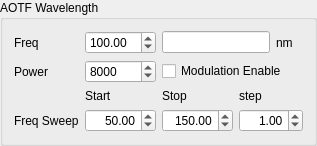
        <widget class="QGroupBox" name="groupBox">
         <property name="title">
          <string>AOTF Wavelength</string>
         </property>
         <layout class="QGridLayout" name="gridLayout_6">
          <item row="0" column="1">
           <widget class="QDoubleSpinBox" name="atof_freq_doubleSpinBox">
            <property name="keyboardTracking">
             <bool>false</bool>
            </property>
            <property name="minimum">
             <double>10.000000000000000</double>
            </property>
            <property name="maximum">
             <double>1000.000000000000000</double>
            </property>
            <property name="value">
             <double>100.000000000000000</double>
            </property>
           </widget>
          </item>
          <item row="0" column="2" colspan="2">
           <widget class="QLineEdit" name="aotf_freq_set_lineEdit">
            <property name="focusPolicy">
             <enum>Qt::NoFocus</enum>
            </property>
           </widget>
          </item>
          <item row="1" column="0">
           <widget class="QLabel" name="label_6">
            <property name="text">
             <string>Power</string>
            </property>
           </widget>
          </item>
          <item row="0" column="0">
           <widget class="QLabel" name="label_5">
            <property name="text">
             <string>Freq</string>
            </property>
           </widget>
          </item>
          <item row="2" column="3">
           <widget class="QLabel" name="label_19">
            <property name="text">
             <string>step</string>
            </property>
           </widget>
          </item>
          <item row="2" column="1">
           <widget class="QLabel" name="label_18">
            <property name="text">
             <string>Start</string>
            </property>
           </widget>
          </item>
          <item row="2" column="2">
           <widget class="QLabel" name="label_20">
            <property name="text">
             <string>Stop</string>
            </property>
           </widget>
          </item>
          <item row="1" column="2" colspan="3">
           <widget class="QCheckBox" name="aotf_mod_enable_checkBox">
            <property name="text">
             <string>Modulation Enable</string>
            </property>
           </widget>
          </item>
          <item row="0" column="4">
           <widget class="QLabel" name="label_3">
            <property name="text">
             <string>nm</string>
            </property>
           </widget>
          </item>
          <item row="3" column="0">
           <widget class="QLabel" name="label_17">
            <property name="text">
             <string>Freq Sweep</string>
            </property>
           </widget>
          </item>
          <item row="1" column="1">
           <widget class="QDoubleSpinBox" name="aotf_power_doubleSpinBox">
            <property name="keyboardTracking">
             <bool>false</bool>
            </property>
            <property name="decimals">
             <number>0</number>
            </property>
            <property name="maximum">
             <double>16384.000000000000000</double>
            </property>
            <property name="singleStep">
             <double>100.000000000000000</double>
            </property>
            <property name="value">
             <double>8000.000000000000000</double>
            </property>
           </widget>
          </item>
          <item row="3" column="2">
           <widget class="QDoubleSpinBox" name="aotf_freq_stop_doubleSpinBox">
            <property name="alignment">
             <set>Qt::AlignRight|Qt::AlignTrailing|Qt::AlignVCenter</set>
            </property>
            <property name="minimum">
             <double>10.000000000000000</double>
            </property>
            <property name="maximum">
             <double>1000.000000000000000</double>
            </property>
            <property name="value">
             <double>150.000000000000000</double>
            </property>
           </widget>
          </item>
          <item row="3" column="1">
           <widget class="QDoubleSpinBox" name="aotf_freq_start_doubleSpinBox">
            <property name="alignment">
             <set>Qt::AlignRight|Qt::AlignTrailing|Qt::AlignVCenter</set>
            </property>
            <property name="minimum">
             <double>10.000000000000000</double>
            </property>
            <property name="maximum">
             <double>1000.000000000000000</double>
            </property>
            <property name="value">
             <double>50.000000000000000</double>
            </property>
           </widget>
          </item>
          <item row="3" column="3" colspan="2">
           <widget class="QDoubleSpinBox" name="aotf_freq_step_doubleSpinBox">
            <property name="alignment">
             <set>Qt::AlignRight|Qt::AlignTrailing|Qt::AlignVCenter</set>
            </property>
            <property name="maximum">
             <double>999.000000000000000</double>
            </property>
            <property name="value">
             <double>1.000000000000000</double>
            </property>
           </widget>
          </item>
         </layout>
        </widget>
